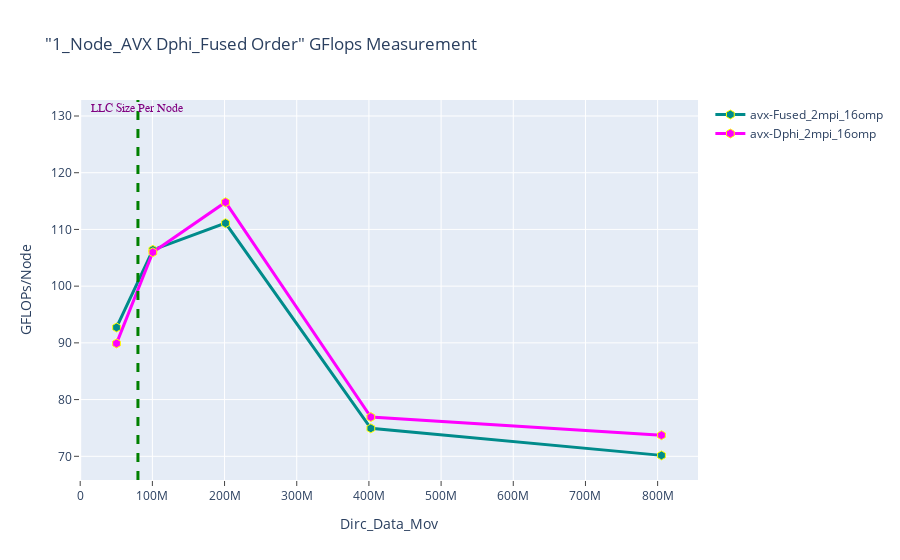

Notebook code cell kept with this figure:
### Code cell
fig = go.Figure() 
fig.add_trace(go.Scatter(x=(df_n1_avx_Dphi_Fused.Dirc_Data_Mov*(df_n1_avx_Dphi_Fused.MPI_SIZE)), 
                         y=(df_n1_avx_Dphi_Fused.Fused_GFLOPS*(df_n1_avx_Dphi_Fused.MPI_SIZE)), 
                         mode='lines+markers', 
                         name='avx-Fused_2mpi_16omp',
                         line=dict(color='darkcyan',width=3),
                         marker=dict(symbol='hexagon',size=9, line=dict(color='yellow',width=1))))
fig.add_trace(go.Scatter(x=(df_n1_avx_Dphi_Fused.Dirc_Data_Mov*(df_n1_avx_Dphi_Fused.MPI_SIZE)), 
                         y=(df_n1_avx_Dphi_Fused.Dphi_GFLOPS*(df_n1_avx_Dphi_Fused.MPI_SIZE)), 
                         mode='lines+markers', 
                         name='avx-Dphi_2mpi_16omp',
                         line=dict(color='magenta',width=3),
                         marker=dict(symbol='hexagon',size=9, line=dict(color='yellow',width=1))))


# Adding a vertical line
fig.add_vline(x=80e6, line_width=3, line_dash="dash", line_color="green")
# fig.add_hline(y=140, line_width=3, line_dash="dash", line_color="red")

# Add annotation
fig.add_annotation(
    x='80e6'
    , y=130
    , text=f'LLC Size Per Node'
    , yanchor='bottom'
    , showarrow=False
    , arrowhead=1
    , arrowsize=1
    , arrowwidth=2
    , arrowcolor="#636363"
    , ax=-20
    , ay=-30
    , font=dict(size=12, color="purple", family="Sans Serif")
    , align="left"
    ,)

fig.update_layout(title='"1_Node_AVX Dphi_Fused Order" GFlops Measurement',
                  xaxis_title='Dirc_Data_Mov', yaxis_title='GFLOPs/Node', 
                  xaxis=dict(ticks="outside"),  
                  yaxis=dict(ticks="outside"))

### Figure 1 — Plotly figure (JSON) as saved in the notebook; plotly's stock layout.template omitted (floating-point values rounded to 4 significant figures)
{"data": [{"line": {"color": "darkcyan", "width": 3}, "marker": {"line": {"color": "yellow", "width": 1}, "size": 9, "symbol": "hexagon"}, "mode": "lines+markers", "name": "avx-Fused_2mpi_16omp", "type": "scatter", "x": [50331648, 100663296, 201326592, 402653184, 805306368], "y": [92.72, 106.4, 111.1, 74.93, 70.16]}, {"line": {"color": "magenta", "width": 3}, "marker": {"line": {"color": "yellow", "width": 1}, "size": 9, "symbol": "hexagon"}, "mode": "lines+markers", "name": "avx-Dphi_2mpi_16omp", "type": "scatter", "x": [50331648, 100663296, 201326592, 402653184, 805306368], "y": [89.9, 106.0, 114.8, 76.92, 73.73]}], "layout": {"annotations": [{"align": "left", "arrowcolor": "#636363", "arrowhead": 1, "arrowsize": 1, "arrowwidth": 2, "ax": -20, "ay": -30, "font": {"color": "purple", "family": "Sans Serif", "size": 12}, "showarrow": false, "text": "LLC Size Per Node", "x": "80e6", "y": 130, "yanchor": "bottom"}], "shapes": [{"line": {"color": "green", "dash": "dash", "width": 3}, "type": "line", "x0": 80000000, "x1": 80000000, "xref": "x", "y0": 0, "y1": 1, "yref": "y domain"}], "title": {"text": "\"1_Node_AVX Dphi_Fused Order\" GFlops Measurement"}, "xaxis": {"ticks": "outside", "title": {"text": "Dirc_Data_Mov"}}, "yaxis": {"ticks": "outside", "title": {"text": "GFLOPs/Node"}}}}
